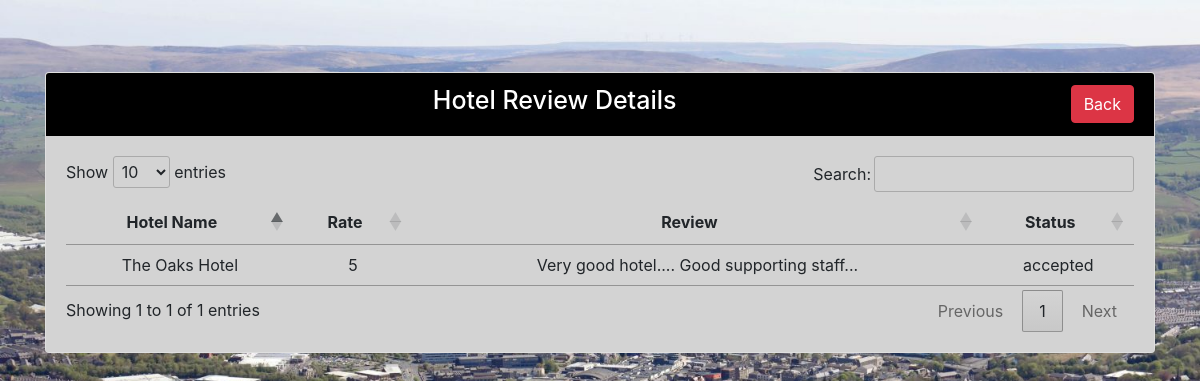
/hotel_review_view.php (signed in), run on the app's committed database.
### tables this page shows
CREATE TABLE `hotel_review` (
  `id` int(11) NOT NULL,
  `hotel_id` int(11) NOT NULL,
  `hotel_name` varchar(255) NOT NULL,
  `rate` int(11) NOT NULL,
  `review` varchar(255) NOT NULL,
  `status` varchar(255) NOT NULL
);

### hotel_review_view.php (the view, shortened to what this page needs)
<?php
include "dbconn.php";
if(isset($_SESSION['id']) && $_SESSION['user_name'] && $_SESSION['email']){
?>
<!DOCTYPE html>
<html>
<head>
      <link rel="stylesheet" href="https://cdn.jsdelivr.net/npm/bootstrap@4.6.2/dist/css/bootstrap.min.css">
   <link rel="stylesheet" href="https://cdn.datatables.net/1.13.4/css/jquery.dataTables.min.css">
</head>
<body style="background-image: url('images/img-19.png'); background-repeat: no-repeat; background-size: cover; ">
<?php
$sql = "SELECT * FROM hotel_review WHERE status='accepted' ORDER BY rate ASC";
$result = mysqli_query($conn, $sql);
if(mysqli_num_rows($result) > 0){
    ?>
        <br><br><br>
<div class="container">
<div class="row">
<div class="col-md-12">
<div class="card">
    <div class="card-header" style="text-align: center; color: white; background-color: black;">
    <div class="row">
        <div class="col-md-7" style="text-align: right;"><h2 style="font-size: 25px;">Hotel Review Details</h2> </div>
        <div class="col-md-5" style="text-align: right;"><a href="home.php" class="btn btn-danger">Back</a></div>
    </div>
    </div>
    <div class="card-body" style="background-color: #D3D3D3;">
    <table id="example">
        <thead>
        <tr>
            <th style="text-align: center;">Hotel Name</th>
            <th style="text-align: center;">Rate</th>
            <th style="text-align: center;">Review</th>
            <th style="text-align: center;">Status</th>
        </tr>
        </thead>
        <?php
        while($row = mysqli_fetch_array($result)){
            ?>
        <tbody style="text-align: center;">
        <tr>
            <td><?php echo $row['hotel_name'] ?></td>
            <td><?php echo $row['rate'] ?></td>
            <td><?php echo $row['review'] ?></td>
            <td><?php echo $row['status'] ?></td>
        </tr>
        </tbody>
        <?php } ?>
    </table>
    </div>
</div>
</div>
</div>
</div>
<?php
}else{
    echo "Data Not Found!";
}
?>
<br><br><br><br><br><br>
</body>
</html>
<?php
}else{
    header("location: login.php");
    exit();
}
?>

### data on the page
hotel_review: hotel_name "The Oaks Hotel", rate "5", review "Very good hotel.... Good supporting staff...", status "accepted"
